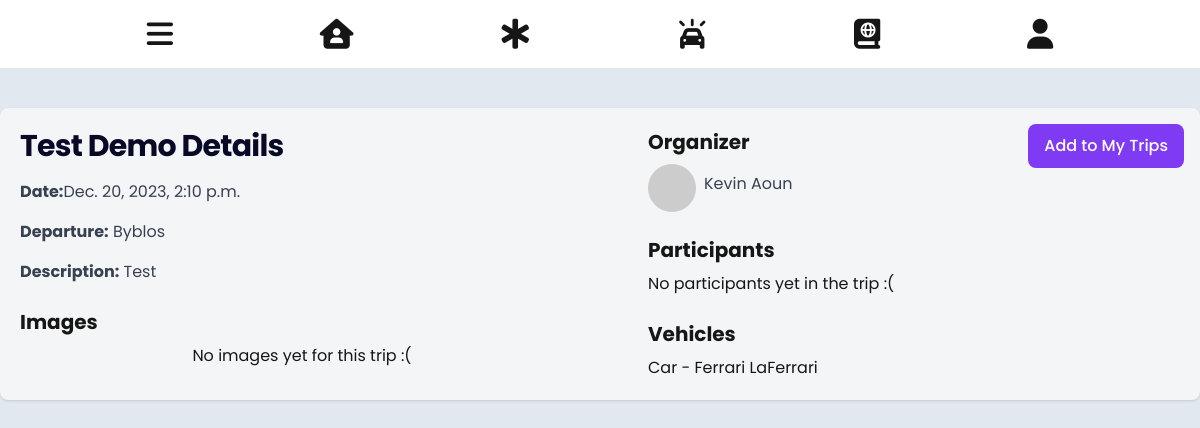
/tripDetails/T230006/, run on the app's committed database.
### core/models.py (models this page shows, shortened)
class Trip(models.Model):
    id_prefix = "T"
    image = models.ImageField(blank=True, null=True)
    name = models.CharField(max_length=200, null=True)
    tripID = models.CharField(max_length=500, blank=True, primary_key=True)
    userID = models.ForeignKey(Person, on_delete=models.CASCADE)
    orgID = models.ForeignKey('Organization', on_delete=models.CASCADE, blank=True, null=True)
    plateNb = models.ForeignKey('Vehicle', on_delete=models.CASCADE)
    rideDate = models.DateTimeField()
    description = models.TextField(null=True)
    nbParticipants = models.PositiveIntegerField()
    departure = models.CharField(max_length=255)
    isCompleted = models.BooleanField(default=False)
    isFeatured = models.BooleanField(default=False)
    isBookmarked = models.BooleanField(default=False)
    participants = models.ManyToManyField('Person', default='', blank=True, related_name='participants')

class Person(models.Model):
    id_prefix = 'P'
    user = models.OneToOneField(settings.AUTH_USER_MODEL, on_delete=models.CASCADE)
    personID = models.CharField(max_length=50, blank=True, primary_key=True)
    gender = models.CharField(max_length=100,choices=GENDER_CHOICES)
    image = models.ImageField(upload_to='person_images/', blank=True)
    dob = models.DateField()

class Vehicle(models.Model):
    plateNb = models.CharField(max_length=500, blank=True, primary_key=True)
    userID = models.ForeignKey(Person, on_delete=models.CASCADE)
    model = models.CharField(max_length=255)
    make = models.CharField(max_length=255)
    color = models.CharField(max_length=255)
    nbSeats = models.PositiveIntegerField()

### core/views.py (the view)
# urls.py: path('tripDetails/<str:trip_id>/', views.trip_details, name="tripDetails"),
def trip_details(request, trip_id):
    trip = get_object_or_404(Trip, tripID=trip_id)
    participants = trip.participants.all()
    context = {
    'trip' : trip,
    'participants' : participants
    }
    return render(request, 'tripDetails.html', context)

### core/templates/tripDetails.html (shortened to what this page needs)
{% extends 'core.html' %}
{% block tripdetails_content%}
<section class="bg-slate-200 h-screen w-screen">
    <div class="flex flex-col items-center justify-center mx-auto">
    <div class="w-full max-w-7xl h-3/4 bg-light rounded-lg shadow p-5 grid grid-cols-1 md:grid-cols-2 gap-8 mx-4 mt-10 relative">
        <div>
            <h1 class="text-2xl font-bold leading-tight tracking-tight md:text-3xl color-primary mb-4">
                {{trip.name}} Details
            </h1>
            <p class="text-gray-700 mb-4"><span class="font-bold">Date:</span>{{trip.rideDate}}</p>
            <p class="text-gray-700 mb-4"><span class="font-bold">Departure:</span> {{trip.departure}}</p>
            <p class="text-gray-700 mb-4"><span class="font-bold">Description:</span> {{trip.description}}</p>
            <h2 class="text-xl font-bold mb-2 mt-6">Images</h2>
            <div class="flex justify-center space-x-2">
                {% if trip.image %}
                <img class="w-50 h-50 object-cover object-center rounded" src="{{trip.image.url}}" alt="Trip Image 3">
                {% else %}
                No images yet for this trip :(
                {% endif %}
            </div>
        </div>
        <div class="mx-8">
            {% if trip.userID != request.user.person %}
            <button class="bg-sec hover:bg-primary text-white font-medium rounded-lg px-4 py-2.5 absolute top-4 right-4 focus:outline-none focus:ring-4 focus:ring-primary-300">
                <a href="{% url 'myTrips'%}">Add to My Trips</a>
            </button>
            {% else %}
            <button class="bg-sec hover:bg-primary text-white font-medium rounded-lg px-4 py-2.5 absolute top-4 right-4 focus:outline-none focus:ring-4 focus:ring-primary-300">
                <a href="{% url 'myTrips'%}">Share Ride</a>
            </button>
            {% endif %}
            <h2 class="text-xl font-bold mb-2">Organizer</h2>
            <div class="flex items-center space-x-2">
                <img class="w-12 h-12 object-cover rounded-full" src="https://via.placeholder.com/50" alt="Organizer">
                <p class="text-gray-700 mb-2"><a href="#">{{trip.userID.user.first_name}} {{trip.userID.user.last_name}}</a></p>
            </div>
            <h2 class="text-xl font-bold mb-2 mt-6">Participants</h2>
            <div class="space-y-8">
                {% if participants %}
                {% for participant in participants %}
                <div class="flex items-center space-x-2">
                    <img class="w-12 h-12 object-cover rounded-full" src="https://via.placeholder.com/50" alt="Participant 1">
                    <p class="text-gray-700 mt-1"><a href="#">{{participant.person.user.first_name}} {{participant.person.user.last_name}}</a></p>
                </div>
                {%endfor%}
                {% else %}
                No participants yet in the trip :(
                {% endif %}
            </div>
            <h2 class="text-xl font-bold mb-2 mt-6">Vehicles</h2>
            <ul class="list-none pl-0">
                <li>Car - {{trip.plateNb.make}} {{trip.plateNb.model}}</li>
            </ul>
        </div>
    </div>
</div>
</section>
{%endblock%}

### data on the page
Trip: name "Test Demo", rideDate "Dec. 20, 2023, 2:10 p.m.", departure "Byblos", description "Test", userID.user.first_name "Kevin", userID.user.last_name "Aoun", plateNb.make "Ferrari", plateNb.model "LaFerrari"
